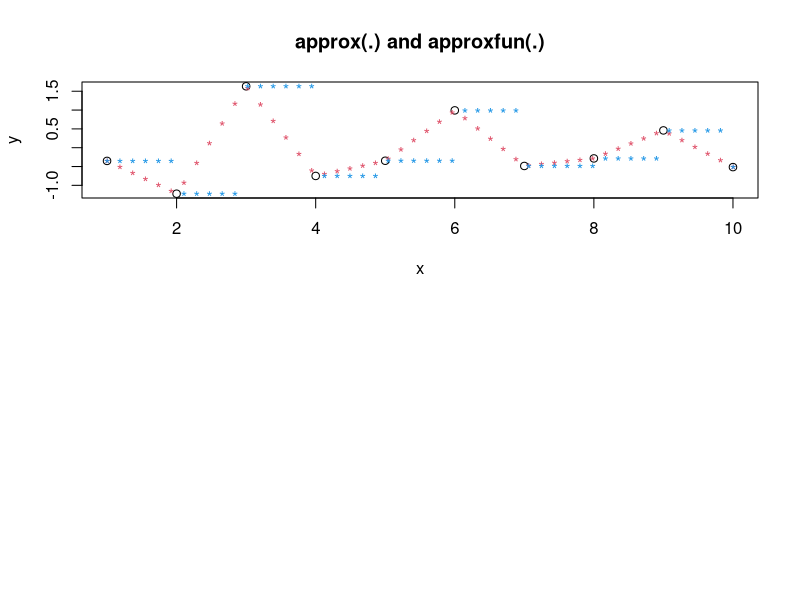

Generate this figure with R:
# Q1

rm(list = ls())

# why are functions created inside over functions called closures?

# because they are enclosed by the parent function

# Q2

rm(list = ls())

# its a box-cox transform, generates function for trasform given lambda 

# Q3

rm(list = ls())

# what does approxfun() do? what does it return?

?approxfun

require(graphics)

x <- 1:10
y <- rnorm(10)
par(mfrow = c(2,1))
plot(x, y, main = "approx(.) and approxfun(.)")
points(approx(x, y), col = 2, pch = "*")
points(approx(x, y, method = "constant"), col = 4, pch = "*")

# Q4

rm(list = ls())

# what does ecdf() do? what does it return?

?ecdf

x <- rnorm(12)
Fn <- ecdf(x)
Fn     # a *function*
Fn(x)  # returns the percentiles for x
tt <- seq(-2, 2, by = 0.1)
12 * Fn(tt) # Fn is a 'simple' function {with values k/12}
summary(Fn)

# Q5

rm(list = ls())

# create a function that creates functions that compute the central moment of a numerical vector

moment <- function(order) {
  function(x) {
    #something - look up definition
  }
}

# m1 <- moment(1)
# m2 <- moment(2)

# Q6

rm(list = ls())

# create a function pick() that takes and index i as and argument and returns a
# function with an argument x that subsets x with i

pick <- function(position){
  function(x){
    x[[position]]
  }
}

lapply(mtcars, pick(5))
lapply(mtcars, function(x) x[[5]])

